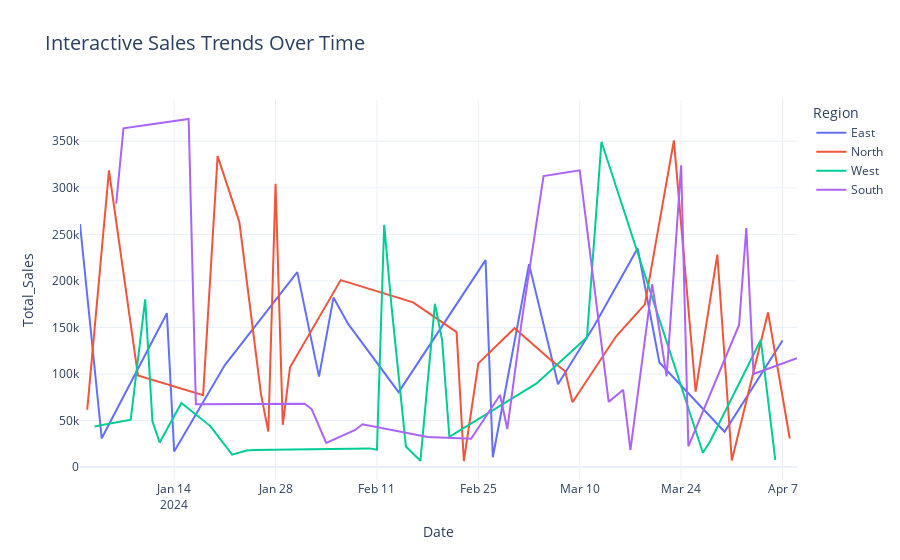

The notebook cell saved with this chart:
### Code cell
#Building a Dashboard
total_sales = df['Total_Sales'].sum()
total_orders = df.shape[0]
avg_order_value = df['Total_Sales'].mean()

fig, ax = plt.subplots(figsize=(14, 2))
ax.axis('off')

ax.text(0.1, 0.5, f"Total Sales\n${total_sales:,.0f}", fontsize=16, weight='bold')
ax.text(0.4, 0.5, f"Orders\n{total_orders}", fontsize=16, weight='bold')
ax.text(0.7, 0.5, f"Avg Order Value\n${avg_order_value:,.0f}", fontsize=16, weight='bold')

fig, axes = plt.subplots(2, 2, figsize=(14,10))

sns.boxplot(ax=axes[0,0], x='Product', y='Total_Sales', data=df) 
axes[0,0].set_title('Total Sales by Product') 
sns.heatmap(corr, annot=True, cmap='Greens',linewidths=0.5, ax=axes[0,1]) 
axes[0,1].set_title('Correlation heat map')
sns.histplot(data=df, x='Total_Sales', kde=True, ax=axes[1,0]) 
axes[1,0].set_title('Histogram of Total Sales')
sns.barplot(ax=axes[1,1], x='Region', y='Total_Sales', data=df) 
axes[1,1].set_title('Total Sales by Region')

plt.tight_layout()


fig = px.line(
    df,
    x='Date',
    y='Total_Sales',
    color='Region',
    title='Interactive Sales Trends Over Time',
    template='plotly_white'
)

fig.update_layout(
    title_font_size=20,
    hovermode='x unified'
)

plt.show()
fig.show()

### Figure 1 — Plotly figure (JSON) as saved in the notebook; plotly's stock layout.template omitted (floating-point values rounded to 4 significant figures)
{"data": [{"hovertemplate": "Region=East<br>Date=%{x}<br>Total_Sales=%{y}<extra></extra>", "legendgroup": "East", "line": {"color": "#636efa", "dash": "solid"}, "marker": {"symbol": "circle"}, "mode": "lines", "name": "East", "orientation": "v", "showlegend": true, "type": "scatter", "x": ["2024-01-01T00:00:00", "2024-01-04T00:00:00", "2024-01-13T00:00:00", "2024-01-14T00:00:00", "2024-01-21T00:00:00", "2024-01-31T00:00:00", "2024-02-03T00:00:00", "2024-02-05T00:00:00", "2024-02-07T00:00:00", "2024-02-14T00:00:00", "2024-02-26T00:00:00", "2024-02-27T00:00:00", "2024-03-03T00:00:00", "2024-03-07T00:00:00", "2024-03-12T00:00:00", "2024-03-18T00:00:00", "2024-03-21T00:00:00", "2024-03-30T00:00:00", "2024-04-07T00:00:00"], "xaxis": "x", "y": [261100, 30895, 165240, 16780, 109554, 209400, 97204, 182060, 154048, 80488, 222330, 10544, 218016, 88974, 151712, 234990, 112392, 37932, 135980], "yaxis": "y"}, {"hovertemplate": "Region=North<br>Date=%{x}<br>Total_Sales=%{y}<extra></extra>", "legendgroup": "North", "line": {"color": "#EF553B", "dash": "solid"}, "marker": {"symbol": "circle"}, "mode": "lines", "name": "North", "orientation": "v", "showlegend": true, "type": "scatter", "x": ["2024-01-02T00:00:00", "2024-01-05T00:00:00", "2024-01-09T00:00:00", "2024-01-18T00:00:00", "2024-01-20T00:00:00", "2024-01-23T00:00:00", "2024-01-26T00:00:00", "2024-01-27T00:00:00", "2024-01-28T00:00:00", "2024-01-29T00:00:00", "2024-01-30T00:00:00", "2024-02-06T00:00:00", "2024-02-16T00:00:00", "2024-02-22T00:00:00", "2024-02-23T00:00:00", "2024-02-25T00:00:00", "2024-03-01T00:00:00", "2024-03-06T00:00:00", "2024-03-08T00:00:00", "2024-03-09T00:00:00", "2024-03-15T00:00:00", "2024-03-19T00:00:00", "2024-03-23T00:00:00", "2024-03-26T00:00:00", "2024-03-29T00:00:00", "2024-03-31T00:00:00", "2024-04-05T00:00:00", "2024-04-08T00:00:00"], "xaxis": "x", "y": [61624, 318680, 98373, 77288, 333992, 263475, 77844, 38298, 304465, 45467, 107118, 200885, 176994, 144960, 6540, 111405, 149200, 115048, 102909, 69687, 140286, 174825, 350888, 81137, 228222, 7148, 166160, 30717], "yaxis": "y"}, {"hovertemplate": "Region=West<br>Date=%{x}<br>Total_Sales=%{y}<extra></extra>", "legendgroup": "West", "line": {"color": "#00cc96", "dash": "solid"}, "marker": {"symbol": "circle"}, "mode": "lines", "name": "West", "orientation": "v", "showlegend": true, "type": "scatter", "x": ["2024-01-03T00:00:00", "2024-01-08T00:00:00", "2024-01-10T00:00:00", "2024-01-11T00:00:00", "2024-01-12T00:00:00", "2024-01-15T00:00:00", "2024-01-19T00:00:00", "2024-01-22T00:00:00", "2024-01-24T00:00:00", "2024-01-25T00:00:00", "2024-02-10T00:00:00", "2024-02-11T00:00:00", "2024-02-12T00:00:00", "2024-02-13T00:00:00", "2024-02-15T00:00:00", "2024-02-17T00:00:00", "2024-02-19T00:00:00", "2024-02-20T00:00:00", "2024-02-21T00:00:00", "2024-03-04T00:00:00", "2024-03-11T00:00:00", "2024-03-13T00:00:00", "2024-03-27T00:00:00", "2024-03-28T00:00:00", "2024-04-04T00:00:00", "2024-04-06T00:00:00"], "xaxis": "x", "y": [43492, 50834, 180092, 49280, 26466, 68894, 44045, 13426, 17838, 18382, 20083, 18616, 260100, 173712, 22064, 6720, 175392, 136440, 32524, 89620, 139372, 349510, 15356, 27468, 136549, 7647], "yaxis": "y"}, {"hovertemplate": "Region=South<br>Date=%{x}<br>Total_Sales=%{y}<extra></extra>", "legendgroup": "South", "line": {"color": "#ab63fa", "dash": "solid"}, "marker": {"symbol": "circle"}, "mode": "lines", "name": "South", "orientation": "v", "showlegend": true, "type": "scatter", "x": ["2024-01-06T00:00:00", "2024-01-07T00:00:00", "2024-01-16T00:00:00", "2024-01-17T00:00:00", "2024-02-01T00:00:00", "2024-02-02T00:00:00", "2024-02-04T00:00:00", "2024-02-08T00:00:00", "2024-02-09T00:00:00", "2024-02-18T00:00:00", "2024-02-24T00:00:00", "2024-02-28T00:00:00", "2024-02-29T00:00:00", "2024-03-02T00:00:00", "2024-03-05T00:00:00", "2024-03-10T00:00:00", "2024-03-14T00:00:00", "2024-03-16T00:00:00", "2024-03-17T00:00:00", "2024-03-20T00:00:00", "2024-03-22T00:00:00", "2024-03-24T00:00:00", "2024-03-25T00:00:00", "2024-04-01T00:00:00", "2024-04-02T00:00:00", "2024-04-03T00:00:00", "2024-04-09T00:00:00"], "xaxis": "x", "y": [282940, 363870, 373932, 67440, 67988, 62088, 26034, 39924, 45976, 32297, 30387, 77375, 40872, 157288, 312564, 318762, 70048, 82980, 18221, 196404, 97538, 324144, 22365, 152655, 256878, 100002, 116880], "yaxis": "y"}], "layout": {"autosize": true, "hovermode": "x unified", "legend": {"title": {"text": "Region"}, "tracegroupgap": 0}, "title": {"font": {"size": 20}, "text": "Interactive Sales Trends Over Time"}, "xaxis": {"anchor": "y", "autorange": true, "domain": [0, 1], "range": ["2024-01-01", "2024-04-09"], "title": {"text": "Date"}, "type": "date"}, "yaxis": {"anchor": "x", "autorange": true, "domain": [0, 1], "range": [-13870.0, 394300.0], "title": {"text": "Total_Sales"}, "type": "linear"}}}
